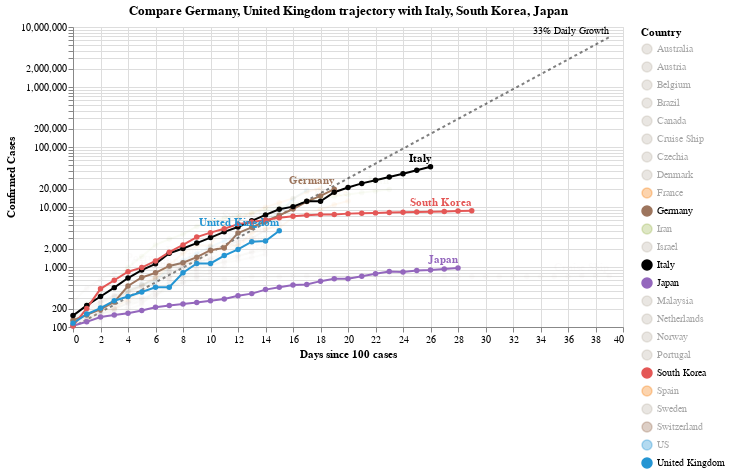

Here is the notebook cell this chart was saved with:
### Code cell
#hide_input
chart4 = make_since_chart(['Germany', 'United Kingdom'])
chart4

### Figure 1 — Vega-Lite specification as saved in the notebook (floating-point values rounded to 4 significant figures; data arrays with more than 128 entries replaced by an {"elided": "..."} marker saying what was removed)
{"config": {"view": {"continuousWidth": 400, "continuousHeight": 300}}, "layer": [{"mark": {"type": "line", "color": "black", "opacity": 0.5, "strokeDash": [3, 3]}, "encoding": {"x": {"type": "quantitative", "field": "Days since 100 cases"}, "y": {"type": "quantitative", "field": "Confirmed Cases"}}}, {"mark": {"type": "text", "align": "right", "dy": -6, "fontSize": 10, "text": "33% Daily Growth"}, "encoding": {"x": {"type": "quantitative", "field": "Days since 100 cases"}, "y": {"type": "quantitative", "field": "Confirmed Cases"}}, "transform": [{"filter": "(datum['Days since 100 cases'] >= 39)"}]}, {"data": {"name": "data-fa91e81c67714b9af372d53130df82e8"}, "mark": {"type": "line", "point": true}, "encoding": {"color": {"type": "nominal", "field": "Country", "scale": {"domain": ["Australia", "Austria", "Belgium", "Brazil", "Canada", "Cruise Ship", "Czechia", "Denmark", "France", "Germany", "Iran", "Israel", "Italy", "Japan", "Malaysia", "Netherlands", "Norway", "Portugal", "South Korea", "Spain", "Sweden", "Switzerland", "US", "United Kingdom"], "range": ["#C1B7AD", "#C1B7AD", "#C1B7AD", "#C1B7AD", "#C1B7AD", "#C1B7AD", "#C1B7AD", "#C1B7AD", "#F58518", "#9D755D", "#A1BA59", "#C1B7AD", "black", "#9467bd", "#C1B7AD", "#C1B7AD", "#C1B7AD", "#C1B7AD", "#E45756", "#F58518", "#C1B7AD", "#9D755D", "#2495D3", "#2495D3"]}}, "opacity": {"condition": {"value": 1, "selection": "selector004"}, "value": 0.05}, "tooltip": [{"type": "nominal", "field": "Country"}, {"type": "temporal", "field": "Date"}, {"type": "quantitative", "field": "Confirmed Cases"}, {"type": "quantitative", "field": "Days since 100 cases"}], "x": {"type": "quantitative", "field": "Days since 100 cases"}, "y": {"type": "quantitative", "field": "Confirmed Cases", "scale": {"type": "log"}}}, "selection": {"selector004": {"type": "multi", "fields": ["Country"], "bind": "legend", "init": [{"Country": "Germany"}, {"Country": "United Kingdom"}, {"Country": "Italy"}, {"Country": "South Korea"}, {"Country": "Japan"}]}}, "width": 550}, {"data": {"name": "data-fa91e81c67714b9af372d53130df82e8"}, "mark": {"type": "text", "align": "right", "dy": -8, "fontWeight": "bold"}, "encoding": {"color": {"type": "nominal", "field": "Country", "scale": {"domain": ["Australia", "Austria", "Belgium", "Brazil", "Canada", "Cruise Ship", "Czechia", "Denmark", "France", "Germany", "Iran", "Israel", "Italy", "Japan", "Malaysia", "Netherlands", "Norway", "Portugal", "South Korea", "Spain", "Sweden", "Switzerland", "US", "United Kingdom"], "range": ["#C1B7AD", "#C1B7AD", "#C1B7AD", "#C1B7AD", "#C1B7AD", "#C1B7AD", "#C1B7AD", "#C1B7AD", "#F58518", "#9D755D", "#A1BA59", "#C1B7AD", "black", "#9467bd", "#C1B7AD", "#C1B7AD", "#C1B7AD", "#C1B7AD", "#E45756", "#F58518", "#C1B7AD", "#9D755D", "#2495D3", "#2495D3"]}}, "opacity": {"condition": {"value": 1, "selection": "selector004"}, "value": 0.05}, "text": {"type": "nominal", "field": "Country"}, "tooltip": [{"type": "nominal", "field": "Country"}, {"type": "temporal", "field": "Date"}, {"type": "quantitative", "field": "Confirmed Cases"}, {"type": "quantitative", "field": "Days since 100 cases"}], "x": {"type": "quantitative", "field": "Days since 100 cases"}, "y": {"type": "quantitative", "field": "Confirmed Cases", "scale": {"type": "log"}}}, "transform": [{"filter": "(datum['Date'] >= 1584662400000)"}], "width": 550}], "data": {"name": "data-b293271c821df863cc900a85d3a9ee67"}, "title": "Compare Germany, United Kingdom trajectory with Italy, South Korea, Japan", "$schema": "https://vega.github.io/schema/vega-lite/v4.0.2.json", "datasets": {"data-b293271c821df863cc900a85d3a9ee67": [{"Days since 100 cases": 0, "Confirmed Cases": 100.0}, {"Days since 100 cases": 1, "Confirmed Cases": 133.0}, {"Days since 100 cases": 2, "Confirmed Cases": 176.9}, {"Days since 100 cases": 3, "Confirmed Cases": 235.3}, {"Days since 100 cases": 4, "Confirmed Cases": 312.9}, {"Days since 100 cases": 5, "Confirmed Cases": 416.2}, {"Days since 100 cases": 6, "Confirmed Cases": 553.5}, {"Days since 100 cases": 7, "Confirmed Cases": 736.1}, {"Days since 100 cases": 8, "Confirmed Cases": 979.1}, {"Days since 100 cases": 9, "Confirmed Cases": 1302.0}, {"Days since 100 cases": 10, "Confirmed Cases": 1732.0}, {"Days since 100 cases": 11, "Confirmed Cases": 2303.0}, {"Days since 100 cases": 12, "Confirmed Cases": 3064.0}, {"Days since 100 cases": 13, "Confirmed Cases": 4074.0}, {"Days since 100 cases": 14, "Confirmed Cases": 5419.0}, {"Days since 100 cases": 15, "Confirmed Cases": 7207.0}, {"Days since 100 cases": 16, "Confirmed Cases": 9586.0}, {"Days since 100 cases": 17, "Confirmed Cases": 12750.0}, {"Days since 100 cases": 18, "Confirmed Cases": 16960.0}, {"Days since 100 cases": 19, "Confirmed Cases": 22550.0}, {"Days since 100 cases": 20, "Confirmed Cases": 29990.0}, {"Days since 100 cases": 21, "Confirmed Cases": 39890.0}, {"Days since 100 cases": 22, "Confirmed Cases": 53060.0}, {"Days since 100 cases": 23, "Confirmed Cases": 70560.0}, {"Days since 100 cases": 24, "Confirmed Cases": 93850.0}, {"Days since 100 cases": 25, "Confirmed Cases": 124800.0}, {"Days since 100 cases": 26, "Confirmed Cases": 166000.0}, {"Days since 100 cases": 27, "Confirmed Cases": 220800.0}, {"Days since 100 cases": 28, "Confirmed Cases": 293700.0}, {"Days since 100 cases": 29, "Confirmed Cases": 390600.0}, {"Days since 100 cases": 30, "Confirmed Cases": 519500.0}, {"Days since 100 cases": 31, "Confirmed Cases": 690900.0}, {"Days since 100 cases": 32, "Confirmed Cases": 918900.0}, {"Days since 100 cases": 33, "Confirmed Cases": 1222000.0}, {"Days since 100 cases": 34, "Confirmed Cases": 1625000.0}, {"Days since 100 cases": 35, "Confirmed Cases": 2162000.0}, {"Days since 100 cases": 36, "Confirmed Cases": 2875000.0}, {"Days since 100 cases": 37, "Confirmed Cases": 3824000.0}, {"Days since 100 cases": 38, "Confirmed Cases": 5086000.0}, {"Days since 100 cases": 39, "Confirmed Cases": 6764000.0}], "data-fa91e81c67714b9af372d53130df82e8": {"elided": "411 records"}}}
